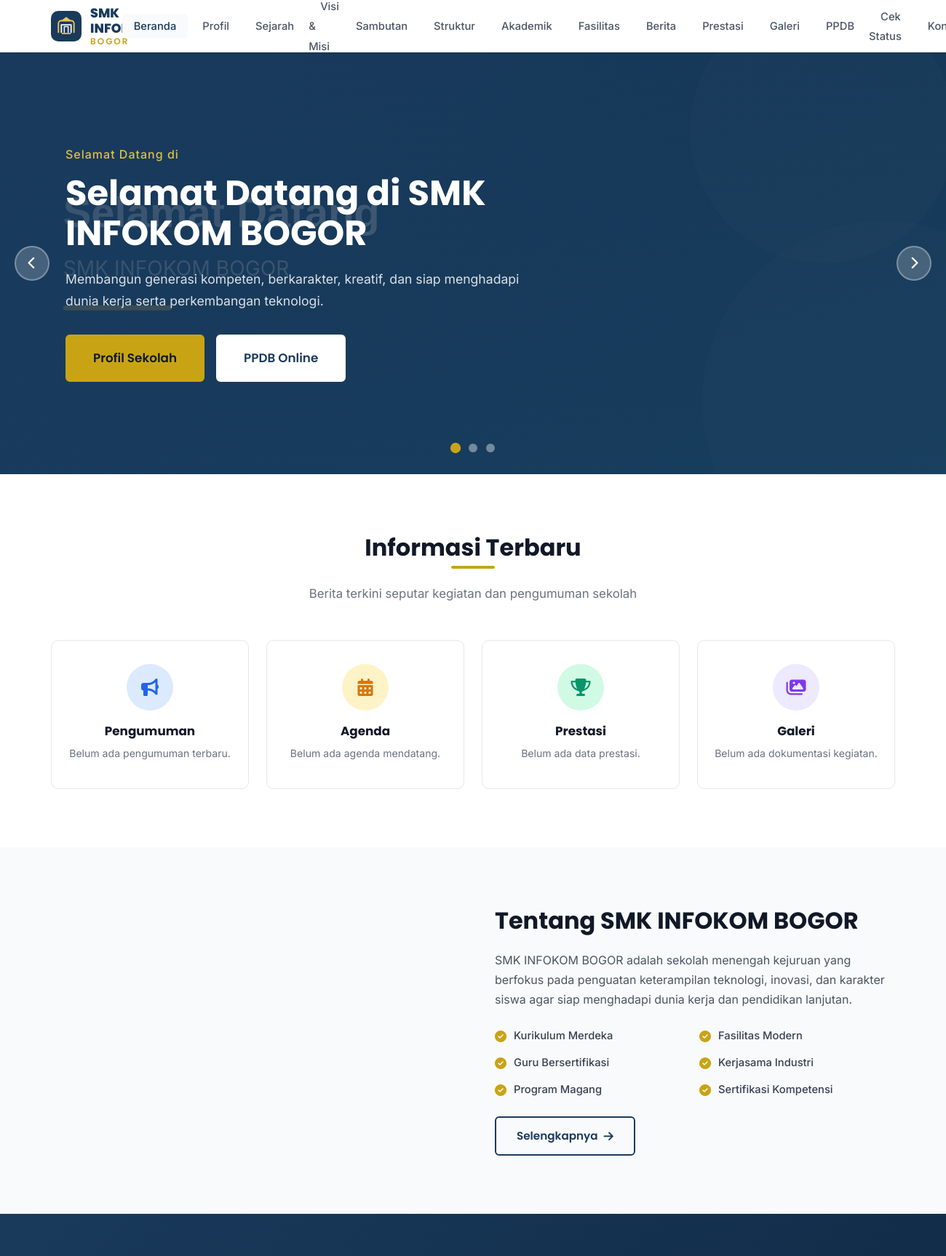
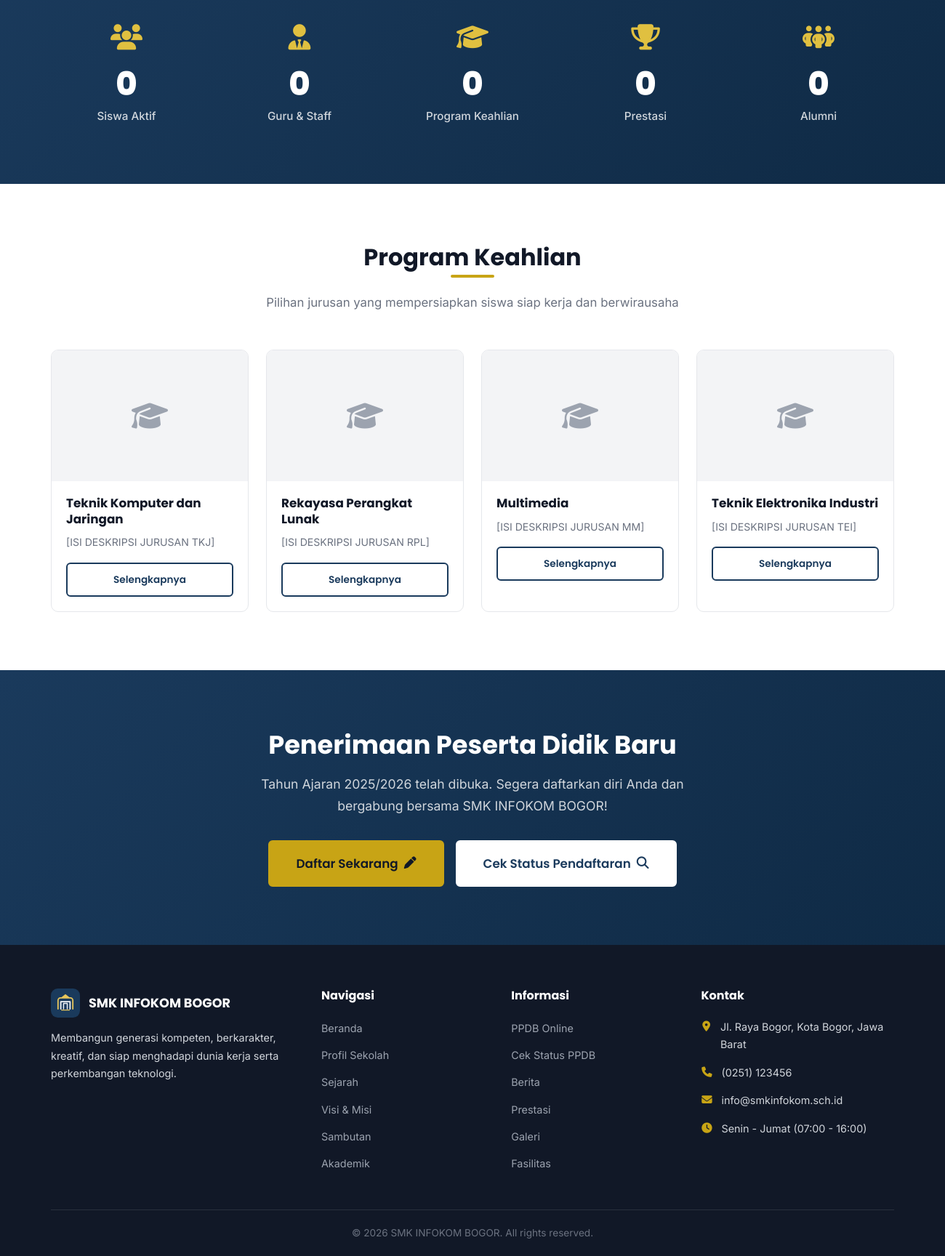
The page / on the database its author committed (2 pictures, top to bottom).
### tables this page shows
CREATE TABLE IF NOT EXISTS school_profile (
    id INT AUTO_INCREMENT PRIMARY KEY,
    nama_sekolah VARCHAR(200) NOT NULL DEFAULT 'SMK INFOKOM BOGOR',
    tagline TEXT,
    deskripsi TEXT,
    alamat TEXT,
    telepon VARCHAR(20),
    email VARCHAR(100),
    jam_operasional VARCHAR(100),
    logo VARCHAR(255) DEFAULT 'assets/images/logo.png',
    tahun_didirikan YEAR,
    npsn VARCHAR(20),
    akreditasi VARCHAR(10),
    created_at TIMESTAMP DEFAULT CURRENT_TIMESTAMP,
    updated_at TIMESTAMP DEFAULT CURRENT_TIMESTAMP ON UPDATE CURRENT_TIMESTAMP
);

CREATE TABLE IF NOT EXISTS banners (
    id INT AUTO_INCREMENT PRIMARY KEY,
    judul VARCHAR(200) NOT NULL,
    deskripsi TEXT,
    gambar VARCHAR(255) NOT NULL,
    link_url VARCHAR(255),
    sort_order INT DEFAULT 0,
    is_active TINYINT(1) DEFAULT 1,
    created_at TIMESTAMP DEFAULT CURRENT_TIMESTAMP,
    updated_at TIMESTAMP DEFAULT CURRENT_TIMESTAMP ON UPDATE CURRENT_TIMESTAMP
);

CREATE TABLE IF NOT EXISTS school_statistics (
    id INT AUTO_INCREMENT PRIMARY KEY,
    label VARCHAR(100) NOT NULL,
    value VARCHAR(20) NOT NULL,
    icon VARCHAR(50) DEFAULT 'users',
    sort_order INT DEFAULT 0,
    is_active TINYINT(1) DEFAULT 1,
    created_at TIMESTAMP DEFAULT CURRENT_TIMESTAMP,
    updated_at TIMESTAMP DEFAULT CURRENT_TIMESTAMP ON UPDATE CURRENT_TIMESTAMP
);

CREATE TABLE IF NOT EXISTS programs (
    id INT AUTO_INCREMENT PRIMARY KEY,
    nama_program VARCHAR(200) NOT NULL,
    slug VARCHAR(200) NOT NULL UNIQUE,
    deskripsi TEXT,
    keunggulan TEXT,
    gambar VARCHAR(255),
    sort_order INT DEFAULT 0,
    is_active TINYINT(1) DEFAULT 1,
    created_at TIMESTAMP DEFAULT CURRENT_TIMESTAMP,
    updated_at TIMESTAMP DEFAULT CURRENT_TIMESTAMP ON UPDATE CURRENT_TIMESTAMP
);

### index.php (the view, shortened to what the rows shown need)
<?php
require_once __DIR__ . '/includes/functions.php';
require_once __DIR__ . '/includes/header.php';
require_once __DIR__ . '/includes/navbar.php';
$banners = db_fetch_all("SELECT * FROM banners WHERE is_active = 1 ORDER BY sort_order ASC");
$stats = db_fetch_all("SELECT * FROM school_statistics WHERE is_active = 1 ORDER BY sort_order ASC");
$programs = db_fetch_all("SELECT * FROM programs WHERE is_active = 1 ORDER BY sort_order ASC LIMIT 4");
?>
<main id="main-content">
    <?php if (!empty($banners)): ?>
    <section class="hero-slider" aria-label="Slider Utama">
        <?php foreach ($banners as $i => $banner): ?>
        <div class="hero-slide<?= $i === 0 ? ' active' : '' ?>">
            <div class="hero-overlay">
                <div class="container">
                    <div class="hero-content">
                        <h1><?= e($banner['judul']) ?></h1>
                    </div>
                </div>
            </div>
        </div>
        <?php endforeach; ?>
        <?php if (count($banners) > 1): ?>
        <div class="slider-controls">
            <?php foreach ($banners as $i => $banner): ?>
            <button class="slider-dot<?= $i === 0 ? ' active' : '' ?>" aria-label="Slide <?= $i + 1 ?>"></button>
            <?php endforeach; ?>
        </div>
        <?php endif; ?>
    </section>
    <?php endif; ?>
    <section class="info-section">
        <div class="container">
            <div class="section-title">
                <h2>Informasi Terbaru</h2>
            </div>
        </div>
    </section>
    <section class="about-section">
        <div class="container">
            <div class="about-grid">
                <div class="about-content fade-up">
                    <h2>Tentang SMK INFOKOM BOGOR</h2>
                    <p><?= e(truncate($school['deskripsi'] ?? '[ISI DESKRIPSI LENGKAP SEKOLAH]', 200)) ?></p>
                    <div class="about-features">
                        <div class="about-feature"><i class="fas fa-check-circle"></i> Kurikulum Merdeka</div>
                        <div class="about-feature"><i class="fas fa-check-circle"></i> Fasilitas Modern</div>
                        <div class="about-feature"><i class="fas fa-check-circle"></i> Guru Bersertifikasi</div>
                        <div class="about-feature"><i class="fas fa-check-circle"></i> Kerjasama Industri</div>
                        <div class="about-feature"><i class="fas fa-check-circle"></i> Program Magang</div>
                        <div class="about-feature"><i class="fas fa-check-circle"></i> Sertifikasi Kompetensi</div>
                    </div>
                    <a href="<?= BASE_URL ?>profil.php" class="btn btn-outline">Selengkapnya <i class="fas fa-arrow-right"></i></a>
                </div>
            </div>
        </div>
    </section>
    <?php if (!empty($stats)): ?>
    <section class="stats-section">
        <div class="container">
            <div class="stats-grid">
                <?php foreach ($stats as $stat): ?>
                <div class="stat-item">
                    <div class="stat-icon"><i class="fas fa-<?= e($stat['icon'] ?? 'star') ?>"></i></div>
                    <div class="stat-number" data-target="<?= (int)$stat['value'] ?>" data-suffix="+"><?= number_format((int)$stat['value']) ?></div>
                    <div class="stat-label"><?= e($stat['label']) ?></div>
                </div>
                <?php endforeach; ?>
            </div>
        </div>
    </section>
    <?php endif; ?>
    <?php if (!empty($programs)): ?>
    <section class="programs-section">
        <div class="container">
            <div class="section-title">
                <h2>Program Keahlian</h2>
            </div>
            <div class="programs-grid">
                <?php foreach ($programs as $prog): ?>
                <div class="program-card fade-up">
                    <div class="program-card-img">
                        <?php if ($prog['gambar']): ?>
                        <img src="<?= e(asset_url($prog['gambar'])) ?>" alt="<?= e($prog['nama_program']) ?>" loading="lazy">
                        <?php else: ?>
                        <div style="width:100%;height:100%;display:flex;align-items:center;justify-content:center;background:var(--gray-100);color:var(--gray-400);font-size:2.5rem;">
                            <i class="fas fa-graduation-cap"></i>
                        </div>
                        <?php endif; ?>
                    </div>
                    <div class="program-card-body">
                        <h3><?= e($prog['nama_program']) ?></h3>
                        <p><?= e(truncate($prog['deskripsi'] ?? '', 100)) ?></p>
                        <a href="<?= BASE_URL ?>akademik.php" class="btn btn-outline btn-sm">Selengkapnya</a>
                    </div>
                </div>
                <?php endforeach; ?>
            </div>
        </div>
    </section>
    <?php endif; ?>
    <?php if (get_setting('ppdb_open') == '1'): ?>
    <section class="ppdb-cta-section">
        <div class="container">
            <h2>Penerimaan Peserta Didik Baru</h2>
        </div>
    </section>
    <?php endif; ?>
</main>
<?php require_once __DIR__ . '/includes/footer.php'; ?>

### includes/navbar.php (shortened to what the rows shown need)
<nav class="navbar" id="navbar">
    <div class="container navbar-container">
        <a href="<?= BASE_URL ?>" class="navbar-brand">
            <div class="brand-logo">
                <img src="<?= e(asset_url($school['logo'] ?? 'assets/images/logo.svg')) ?>" alt="Logo SMK INFOKOM BOGOR" onerror="this.style.display='none'">
                <span class="brand-text">
                    <span class="brand-name">SMK INFOKOM</span>
                    <span class="brand-sub">BOGOR</span>
                </span>
            </div>
        </a>
    </div>
</nav>

### includes/footer.php (shortened to what the rows shown need)
<footer class="footer">
    <div class="container">
        <div class="footer-grid">
            <div class="footer-col">
                <div class="footer-brand">
                    <img src="<?= e(asset_url($school['logo'] ?? 'assets/images/logo.svg')) ?>" alt="Logo" class="footer-logo" onerror="this.style.display='none'">
                    <h3 class="footer-title">SMK INFOKOM BOGOR</h3>
                </div>
                <p class="footer-desc"><?= e(truncate($school['tagline'] ?? 'Sekolah Menengah Kejuruan unggulan di Bogor.', 120)) ?></p>
            </div>
            <div class="footer-col">
                <ul class="footer-contact">
                    <li>
                        <i class="fas fa-map-marker-alt"></i>
                        <span><?= e($school['alamat'] ?? '[ALAMAT SEKOLAH]') ?></span>
                    </li>
                    <li>
                        <i class="fas fa-phone"></i>
                        <span><?= e($school['telepon'] ?? '[NOMOR TELEPON]') ?></span>
                    </li>
                    <li>
                        <i class="fas fa-envelope"></i>
                        <span><?= e($school['email'] ?? '[EMAIL SEKOLAH]') ?></span>
                    </li>
                    <li>
                        <i class="fas fa-clock"></i>
                        <span><?= e($school['jam_operasional'] ?? 'Senin - Jumat (07:00 - 16:00)') ?></span>
                    </li>
                </ul>
            </div>
        </div>
    </div>
</footer>
</body>
</html>

### rows shown on the page
school_profile: logo (picture), deskripsi "SMK INFOKOM BOGOR adalah sekolah menengah kejuruan yang berfokus pada penguatan keterampilan teknologi, inovasi, dan karakter siswa agar siap menghadapi dunia kerja dan pendidikan lanjutan.", tagline "Membangun generasi kompeten, berkarakter, kreatif, dan siap menghadapi dunia kerja serta perkembangan teknologi.", alamat "Jl. Raya Bogor, Kota Bogor, Jawa Barat", telepon "(0251) 123456", email "info@smkinfokom.sch.id", jam_operasional "Senin - Jumat (07:00 - 16:00)"
school_statistics: value "0", label "Siswa Aktif"
school_statistics: value "0", label "Guru & Staff"
school_statistics: value "0", label "Program Keahlian"
school_statistics: value "0", label "Prestasi"
school_statistics: value "0", label "Alumni"
programs: nama_program "Teknik Komputer dan Jaringan", deskripsi "[ISI DESKRIPSI JURUSAN TKJ]"
programs: nama_program "Rekayasa Perangkat Lunak", deskripsi "[ISI DESKRIPSI JURUSAN RPL]"
programs: nama_program "Multimedia", deskripsi "[ISI DESKRIPSI JURUSAN MM]"
programs: nama_program "Teknik Elektronika Industri", deskripsi "[ISI DESKRIPSI JURUSAN TEI]"

### other values the page prints
$item['label'] "Beranda"
$item['label'] "Profil"
$item['label'] "Sejarah"
$item['label'] "Visi & Misi"
$item['label'] "Sambutan"
$item['label'] "Struktur"
$item['label'] "Akademik"
$item['label'] "Fasilitas"
$item['label'] "Berita"
$item['label'] "Prestasi"
$item['label'] "Galeri"
$item['label'] "PPDB"
$item['label'] "Cek Status"
get_setting('ppdb_tahun_ajaran') "2025/2026"
